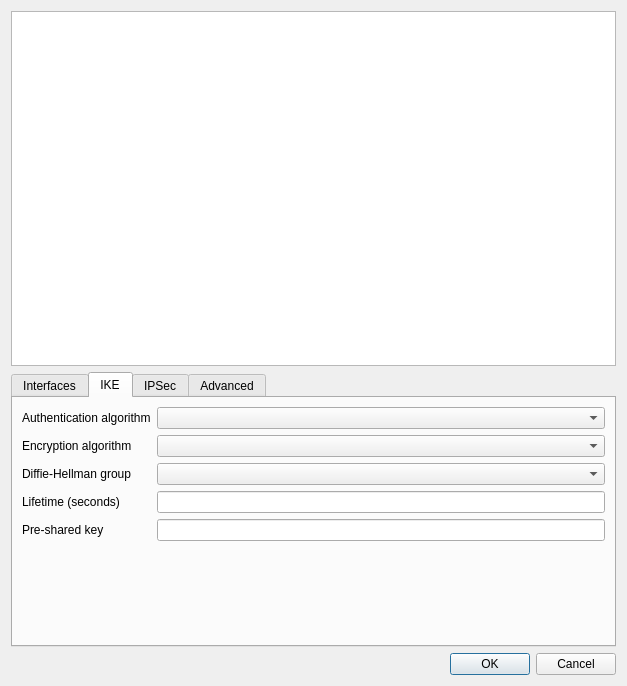
<?xml version="1.0" encoding="UTF-8"?>
<ui version="4.0">
 <class>IPSECDialog</class>
 <widget class="QDialog" name="IPSECDialog">
  <property name="geometry">
   <rect>
    <x>0</x>
    <y>0</y>
    <width>618</width>
    <height>686</height>
   </rect>
  </property>
  <property name="windowTitle">
   <string>Dialog</string>
  </property>
  <layout class="QVBoxLayout" name="verticalLayout_2">
   <item alignment="Qt::AlignmentFlag::AlignHCenter">
    <widget class="QGraphicsView" name="graphicsView">
     <property name="sizePolicy">
      <sizepolicy hsizetype="Fixed" vsizetype="Fixed">
       <horstretch>0</horstretch>
       <verstretch>0</verstretch>
      </sizepolicy>
     </property>
     <property name="minimumSize">
      <size>
       <width>605</width>
       <height>355</height>
      </size>
     </property>
    </widget>
   </item>
   <item>
    <widget class="QTabWidget" name="tabWidget">
     <property name="currentIndex">
      <number>1</number>
     </property>
     <widget class="QWidget" name="interfaces_tab">
      <attribute name="title">
       <string>Interfaces</string>
      </attribute>
      <layout class="QVBoxLayout" name="verticalLayout">
       <item>
        <widget class="QGroupBox" name="dev1_groupbox">
         <property name="title">
          <string>dev1</string>
         </property>
         <layout class="QGridLayout" name="gridLayout">
          <item row="0" column="4">
           <widget class="QLineEdit" name="dev1_LAN_network_lineedit"/>
          </item>
          <item row="1" column="1">
           <widget class="QLabel" name="interface_label_2">
            <property name="text">
             <string>Interface</string>
            </property>
           </widget>
          </item>
          <item row="0" column="2">
           <widget class="QComboBox" name="dev1_LAN_interface_combobox"/>
          </item>
          <item row="0" column="0">
           <widget class="QLabel" name="LAN_label_1">
            <property name="text">
             <string>LAN</string>
            </property>
           </widget>
          </item>
          <item row="0" column="3">
           <widget class="QLabel" name="network_label_1">
            <property name="text">
             <string>Network</string>
            </property>
           </widget>
          </item>
          <item row="1" column="3">
           <widget class="QLabel" name="ip_label_1">
            <property name="text">
             <string>IP</string>
            </property>
           </widget>
          </item>
          <item row="1" column="2">
           <widget class="QComboBox" name="dev1_WAN_interface_combobox"/>
          </item>
          <item row="1" column="4">
           <widget class="QLineEdit" name="dev1_WAN_ip_lineedit"/>
          </item>
          <item row="0" column="1">
           <widget class="QLabel" name="interface_label_1">
            <property name="text">
             <string>Interface</string>
            </property>
           </widget>
          </item>
          <item row="1" column="0">
           <widget class="QLabel" name="WAN_label_1">
            <property name="text">
             <string>WAN</string>
            </property>
           </widget>
          </item>
         </layout>
        </widget>
       </item>
       <item>
        <widget class="QGroupBox" name="dev2_groupbox">
         <property name="title">
          <string>dev2</string>
         </property>
         <layout class="QGridLayout" name="gridLayout_2">
          <item row="0" column="0">
           <widget class="QLabel" name="LAN_label_2">
            <property name="text">
             <string>LAN</string>
            </property>
           </widget>
          </item>
          <item row="0" column="1">
           <widget class="QLabel" name="interface_label_3">
            <property name="text">
             <string>Interface</string>
            </property>
           </widget>
          </item>
          <item row="0" column="2">
           <widget class="QComboBox" name="dev2_LAN_interface_combobox"/>
          </item>
          <item row="0" column="3">
           <widget class="QLabel" name="network_label_2">
            <property name="text">
             <string>Network</string>
            </property>
           </widget>
          </item>
          <item row="0" column="4">
           <widget class="QLineEdit" name="dev2_LAN_network_lineedit"/>
          </item>
          <item row="1" column="0">
           <widget class="QLabel" name="WAN_label_2">
            <property name="text">
             <string>WAN</string>
            </property>
           </widget>
          </item>
          <item row="1" column="1">
           <widget class="QLabel" name="interface_label_4">
            <property name="text">
             <string>Interface</string>
            </property>
           </widget>
          </item>
          <item row="1" column="2">
           <widget class="QComboBox" name="dev2_WAN_interface_combobox"/>
          </item>
          <item row="1" column="3">
           <widget class="QLabel" name="ip_label_2">
            <property name="text">
             <string>IP</string>
            </property>
           </widget>
          </item>
          <item row="1" column="4">
           <widget class="QLineEdit" name="dev2_WAN_ip_lineedit"/>
          </item>
         </layout>
        </widget>
       </item>
       <item>
        <spacer name="verticalSpacer_3">
         <property name="orientation">
          <enum>Qt::Orientation::Vertical</enum>
         </property>
         <property name="sizeHint" stdset="0">
          <size>
           <width>20</width>
           <height>40</height>
          </size>
         </property>
        </spacer>
       </item>
      </layout>
     </widget>
     <widget class="QWidget" name="ike_tab">
      <attribute name="title">
       <string>IKE</string>
      </attribute>
      <layout class="QGridLayout" name="gridLayout_3">
       <item row="0" column="0">
        <widget class="QLabel" name="ike_auth_label">
         <property name="text">
          <string>Authentication algorithm</string>
         </property>
        </widget>
       </item>
       <item row="1" column="1">
        <widget class="QComboBox" name="ike_enc_combobox"/>
       </item>
       <item row="1" column="0">
        <widget class="QLabel" name="ike_enc_label">
         <property name="text">
          <string>Encryption algorithm</string>
         </property>
        </widget>
       </item>
       <item row="4" column="1">
        <widget class="QLineEdit" name="ike_psk_input"/>
       </item>
       <item row="5" column="1">
        <spacer name="verticalSpacer_2">
         <property name="orientation">
          <enum>Qt::Orientation::Vertical</enum>
         </property>
         <property name="sizeHint" stdset="0">
          <size>
           <width>20</width>
           <height>40</height>
          </size>
         </property>
        </spacer>
       </item>
       <item row="0" column="1">
        <widget class="QComboBox" name="ike_auth_combobox"/>
       </item>
       <item row="4" column="0">
        <widget class="QLabel" name="ike_psk_label">
         <property name="text">
          <string>Pre-shared key</string>
         </property>
        </widget>
       </item>
       <item row="3" column="0">
        <widget class="QLabel" name="ike_lifetime_label">
         <property name="text">
          <string>Lifetime (seconds)</string>
         </property>
        </widget>
       </item>
       <item row="3" column="1">
        <widget class="QLineEdit" name="ike_lifetime_input"/>
       </item>
       <item row="2" column="0">
        <widget class="QLabel" name="ike_dh_label">
         <property name="text">
          <string>Diffie-Hellman group</string>
         </property>
        </widget>
       </item>
       <item row="2" column="1">
        <widget class="QComboBox" name="ike_dh_combobox"/>
       </item>
      </layout>
     </widget>
     <widget class="QWidget" name="ipsec_tab">
      <attribute name="title">
       <string>IPSec</string>
      </attribute>
      <layout class="QGridLayout" name="gridLayout_4">
       <item row="1" column="0">
        <widget class="QLabel" name="ipsec_enc_label">
         <property name="text">
          <string>Encryption algorithm</string>
         </property>
        </widget>
       </item>
       <item row="2" column="1">
        <widget class="QLineEdit" name="ipsec_lifetime_input"/>
       </item>
       <item row="1" column="1">
        <widget class="QComboBox" name="ipsec_enc_combobox"/>
       </item>
       <item row="0" column="1">
        <widget class="QComboBox" name="ipsec_auth_combobox"/>
       </item>
       <item row="2" column="0">
        <widget class="QLabel" name="ipsec_lifetime_label">
         <property name="text">
          <string>Lifetime (seconds)</string>
         </property>
        </widget>
       </item>
       <item row="0" column="0">
        <widget class="QLabel" name="ipsec_auth_label">
         <property name="text">
          <string>Authentication algorithm</string>
         </property>
        </widget>
       </item>
       <item row="3" column="1">
        <spacer name="verticalSpacer">
         <property name="orientation">
          <enum>Qt::Orientation::Vertical</enum>
         </property>
         <property name="sizeHint" stdset="0">
          <size>
           <width>20</width>
           <height>40</height>
          </size>
         </property>
        </spacer>
       </item>
      </layout>
     </widget>
     <widget class="QWidget" name="advanced_tab">
      <attribute name="title">
       <string>Advanced</string>
      </attribute>
      <layout class="QVBoxLayout" name="verticalLayout_3">
       <item>
        <widget class="QGroupBox" name="dev1_advanced_groupbox">
         <property name="title">
          <string>dev1</string>
         </property>
        </widget>
       </item>
       <item>
        <widget class="QGroupBox" name="dev2_advanced_groupbox">
         <property name="title">
          <string>dev2</string>
         </property>
        </widget>
       </item>
       <item>
        <spacer name="verticalSpacer_4">
         <property name="orientation">
          <enum>Qt::Orientation::Vertical</enum>
         </property>
         <property name="sizeHint" stdset="0">
          <size>
           <width>20</width>
           <height>40</height>
          </size>
         </property>
        </spacer>
       </item>
      </layout>
     </widget>
    </widget>
   </item>
   <item>
    <widget class="QDialogButtonBox" name="buttonBox">
     <property name="standardButtons">
      <set>QDialogButtonBox::StandardButton::Cancel|QDialogButtonBox::StandardButton::Ok</set>
     </property>
    </widget>
   </item>
  </layout>
 </widget>
 <resources/>
 <connections/>
</ui>
